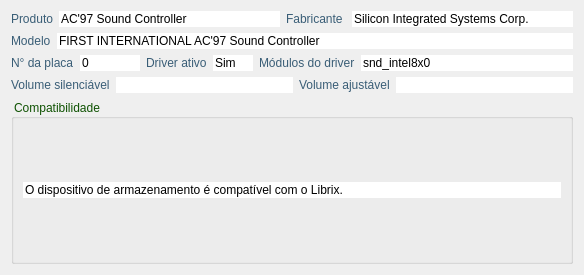
<?xml version="1.0" encoding="UTF-8"?>
<ui version="4.0">
 <class>soundFrame</class>
 <widget class="QFrame" name="soundFrame">
  <property name="geometry">
   <rect>
    <x>0</x>
    <y>0</y>
    <width>584</width>
    <height>275</height>
   </rect>
  </property>
  <property name="windowTitle">
   <string>Frame</string>
  </property>
  <property name="frameShape">
   <enum>QFrame::NoFrame</enum>
  </property>
  <property name="frameShadow">
   <enum>QFrame::Plain</enum>
  </property>
  <property name="lineWidth">
   <number>0</number>
  </property>
  <layout class="QVBoxLayout" name="frameVerticalLayout">
   <item>
    <layout class="QHBoxLayout" name="horizontalLayout">
     <property name="sizeConstraint">
      <enum>QLayout::SetDefaultConstraint</enum>
     </property>
     <item>
      <widget class="QLabel" name="productLabel">
       <property name="styleSheet">
        <string notr="true">color: rgb(57, 93, 118);</string>
       </property>
       <property name="text">
        <string>Produto</string>
       </property>
      </widget>
     </item>
     <item>
      <widget class="QLineEdit" name="productLineEdit">
       <property name="styleSheet">
        <string notr="true">color: rgb(0, 0, 0);
background-image: url(:/ldc_white_bckg/ldc_white_bckg.png);</string>
       </property>
       <property name="text">
        <string>AC'97 Sound Controller </string>
       </property>
       <property name="frame">
        <bool>false</bool>
       </property>
       <property name="cursorPosition">
        <number>23</number>
       </property>
       <property name="readOnly">
        <bool>true</bool>
       </property>
      </widget>
     </item>
     <item>
      <widget class="QLabel" name="vendorLabel">
       <property name="styleSheet">
        <string notr="true">color: rgb(57, 93, 118);</string>
       </property>
       <property name="text">
        <string>Fabricante </string>
       </property>
      </widget>
     </item>
     <item>
      <widget class="QLineEdit" name="vendorLineEdit">
       <property name="styleSheet">
        <string notr="true">color: rgb(0, 0, 0);
background-image: url(:/ldc_white_bckg/ldc_white_bckg.png);</string>
       </property>
       <property name="text">
        <string>Silicon Integrated Systems Corp. </string>
       </property>
       <property name="frame">
        <bool>false</bool>
       </property>
       <property name="cursorPosition">
        <number>33</number>
       </property>
       <property name="readOnly">
        <bool>true</bool>
       </property>
      </widget>
     </item>
    </layout>
   </item>
   <item>
    <layout class="QHBoxLayout" name="horizontalLayout_3">
     <item>
      <widget class="QLabel" name="modelLabel">
       <property name="styleSheet">
        <string notr="true">color: rgb(57, 93, 118);</string>
       </property>
       <property name="text">
        <string>Modelo</string>
       </property>
      </widget>
     </item>
     <item>
      <widget class="QLineEdit" name="modelLineEdit">
       <property name="styleSheet">
        <string notr="true">color: rgb(0, 0, 0);
background-image: url(:/ldc_white_bckg/ldc_white_bckg.png);</string>
       </property>
       <property name="text">
        <string>FIRST INTERNATIONAL AC'97 Sound Controller</string>
       </property>
       <property name="frame">
        <bool>false</bool>
       </property>
       <property name="cursorPosition">
        <number>42</number>
       </property>
       <property name="readOnly">
        <bool>true</bool>
       </property>
      </widget>
     </item>
    </layout>
   </item>
   <item>
    <layout class="QHBoxLayout" name="horizontalLayout_5">
     <item>
      <widget class="QLabel" name="idDeviceLabel">
       <property name="styleSheet">
        <string notr="true">color: rgb(57, 93, 118);</string>
       </property>
       <property name="text">
        <string>N° da placa</string>
       </property>
      </widget>
     </item>
     <item>
      <widget class="QLineEdit" name="idDeviceLineEdit">
       <property name="sizePolicy">
        <sizepolicy hsizetype="MinimumExpanding" vsizetype="Fixed">
         <horstretch>0</horstretch>
         <verstretch>0</verstretch>
        </sizepolicy>
       </property>
       <property name="minimumSize">
        <size>
         <width>30</width>
         <height>0</height>
        </size>
       </property>
       <property name="maximumSize">
        <size>
         <width>60</width>
         <height>16777215</height>
        </size>
       </property>
       <property name="styleSheet">
        <string notr="true">color: rgb(0, 0, 0);
background-image: url(:/ldc_white_bckg/ldc_white_bckg.png);</string>
       </property>
       <property name="text">
        <string>0</string>
       </property>
       <property name="frame">
        <bool>false</bool>
       </property>
       <property name="cursorPosition">
        <number>1</number>
       </property>
       <property name="readOnly">
        <bool>true</bool>
       </property>
      </widget>
     </item>
     <item>
      <widget class="QLabel" name="activeDriverLabel">
       <property name="styleSheet">
        <string notr="true">color: rgb(57, 93, 118);</string>
       </property>
       <property name="text">
        <string>Driver ativo</string>
       </property>
      </widget>
     </item>
     <item>
      <widget class="QLineEdit" name="activeDriverLineEdit">
       <property name="sizePolicy">
        <sizepolicy hsizetype="Maximum" vsizetype="Fixed">
         <horstretch>0</horstretch>
         <verstretch>0</verstretch>
        </sizepolicy>
       </property>
       <property name="maximumSize">
        <size>
         <width>40</width>
         <height>16777215</height>
        </size>
       </property>
       <property name="styleSheet">
        <string notr="true">color: rgb(0, 0, 0);
background-image: url(:/ldc_white_bckg/ldc_white_bckg.png);</string>
       </property>
       <property name="text">
        <string>Sim</string>
       </property>
       <property name="frame">
        <bool>false</bool>
       </property>
       <property name="cursorPosition">
        <number>3</number>
       </property>
       <property name="readOnly">
        <bool>true</bool>
       </property>
      </widget>
     </item>
     <item>
      <widget class="QLabel" name="driverModulesLabel">
       <property name="styleSheet">
        <string notr="true">color: rgb(57, 93, 118);</string>
       </property>
       <property name="text">
        <string>Módulos do driver</string>
       </property>
      </widget>
     </item>
     <item>
      <widget class="QLineEdit" name="driverModulesLineEdit">
       <property name="styleSheet">
        <string notr="true">color: rgb(0, 0, 0);
background-image: url(:/ldc_white_bckg/ldc_white_bckg.png);</string>
       </property>
       <property name="text">
        <string>snd_intel8x0</string>
       </property>
       <property name="frame">
        <bool>false</bool>
       </property>
       <property name="cursorPosition">
        <number>12</number>
       </property>
       <property name="readOnly">
        <bool>true</bool>
       </property>
      </widget>
     </item>
    </layout>
   </item>
   <item>
    <layout class="QHBoxLayout" name="diagnosticLayout">
     <item>
      <widget class="QLabel" name="mutableLabel">
       <property name="styleSheet">
        <string>color: rgb(57, 93, 118);</string>
       </property>
       <property name="text">
        <string>Volume silenciável</string>
       </property>
      </widget>
     </item>
     <item>
      <widget class="QLineEdit" name="mutableLineEdit">
       <property name="styleSheet">
        <string>color: rgb(0, 0, 0);
background-image: url(:/ldc_white_bckg/ldc_white_bckg.png);</string>
       </property>
       <property name="frame">
        <bool>false</bool>
       </property>
      </widget>
     </item>
     <item>
      <widget class="QLabel" name="adjustableLabel">
       <property name="styleSheet">
        <string>color: rgb(57, 93, 118);</string>
       </property>
       <property name="text">
        <string>Volume ajustável</string>
       </property>
      </widget>
     </item>
     <item>
      <widget class="QLineEdit" name="adjustableLineEdit">
       <property name="styleSheet">
        <string>color: rgb(0, 0, 0);
background-image: url(:/ldc_white_bckg/ldc_white_bckg.png);</string>
       </property>
       <property name="frame">
        <bool>false</bool>
       </property>
      </widget>
     </item>
    </layout>
   </item>
   <item>
    <widget class="QGroupBox" name="compatGroupBox">
     <property name="sizePolicy">
      <sizepolicy hsizetype="Preferred" vsizetype="Preferred">
       <horstretch>0</horstretch>
       <verstretch>0</verstretch>
      </sizepolicy>
     </property>
     <property name="styleSheet">
      <string notr="true">color: rgb(15, 82, 2);</string>
     </property>
     <property name="title">
      <string>Compatibilidade</string>
     </property>
     <layout class="QVBoxLayout" name="verticalLayout">
      <item>
       <widget class="QLineEdit" name="compatMsgLineEdit">
        <property name="styleSheet">
         <string notr="true">color: rgb(0, 0, 0);
background-image: url(:/ldc_white_bckg/ldc_white_bckg.png);</string>
        </property>
        <property name="text">
         <string>O dispositivo de armazenamento é compatível com o Librix.</string>
        </property>
        <property name="frame">
         <bool>false</bool>
        </property>
        <property name="cursorPosition">
         <number>0</number>
        </property>
        <property name="readOnly">
         <bool>true</bool>
        </property>
       </widget>
      </item>
     </layout>
    </widget>
   </item>
  </layout>
 </widget>
 <resources>
  <include location="../../gui/resources/ldc_resources.qrc"/>
 </resources>
 <connections/>
</ui>
